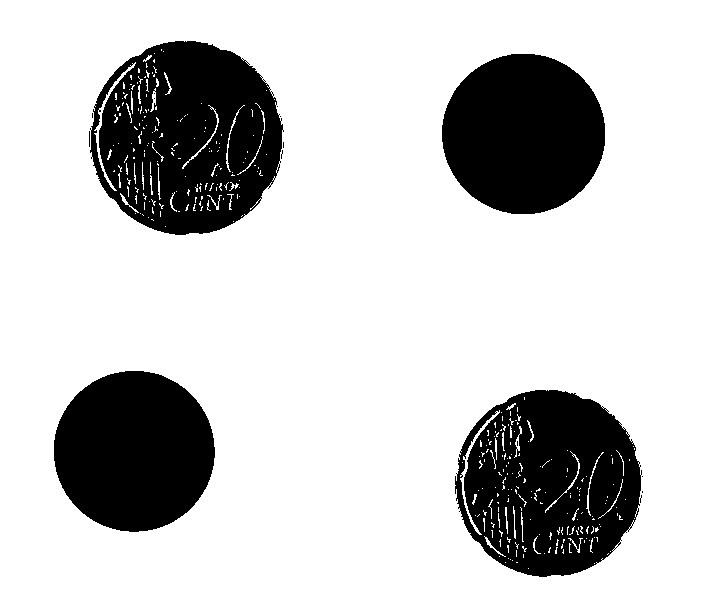
//> input picture Week3 - Binary image processing/input/erosion_example.jpg, 720 x 600 px
$ ./main   (built with g++ and OpenCV 4)
//> lines starting //> are read from the running program, lines starting //| are printed output that depends on the picture
#include <iostream>
#include <opencv2/core.hpp>
#include <opencv2/imgproc.hpp>
#include <opencv2/highgui.hpp>
#include <opencv2/opencv.hpp>

using namespace cv;
using namespace std;

int main()
{
    Mat image{imread("../input/erosion_example.jpg",IMREAD_GRAYSCALE)};
//> image is the input picture: 600 rows x 720 cols, CV_8UC1; min 0, max 255, mean 200

    //method 1: big kernel
    int kernelSize{7};

    Mat kernel1 = getStructuringElement(MORPH_ELLIPSE,Size(kernelSize, kernelSize)) ;
    //show kernel
    imshow("Kernel1", 255*kernel1);
    waitKey(0);
    destroyWindow("Kernel1");

    // dilate and show image
    Mat imageEroded;
    erode(image,imageEroded,kernel1);
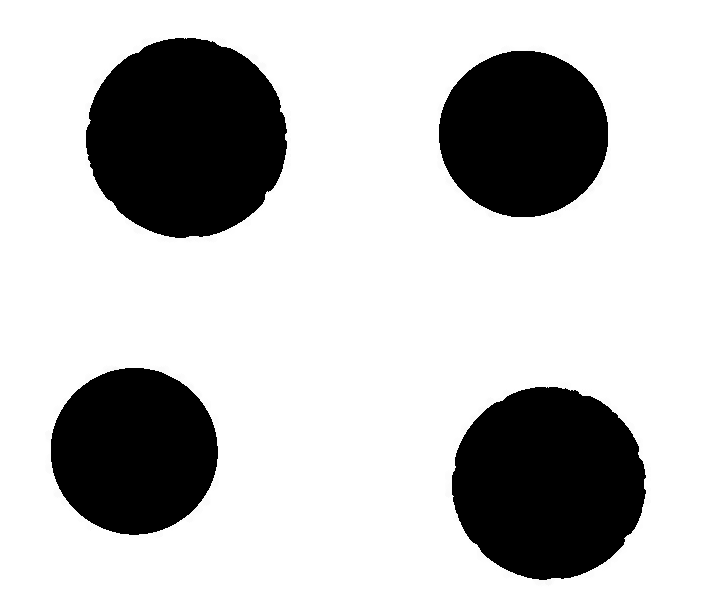
//> imageEroded: 600 rows x 720 cols, CV_8UC1; min 0, max 255, mean 193.2
    imshow("Image Eroded", imageEroded);
    waitKey(0);
    destroyWindow("Image Eroded");

    //method 2: small kernel and multiple iteraction
    kernelSize = 3;
    Mat kernel2{getStructuringElement(MORPH_ELLIPSE, Size(kernelSize, kernelSize))};
    Mat imageEroded2, imageEroded3;

    // dilate 1x
    erode(image, imageEroded2,kernel2,Point(-1,-1),1);
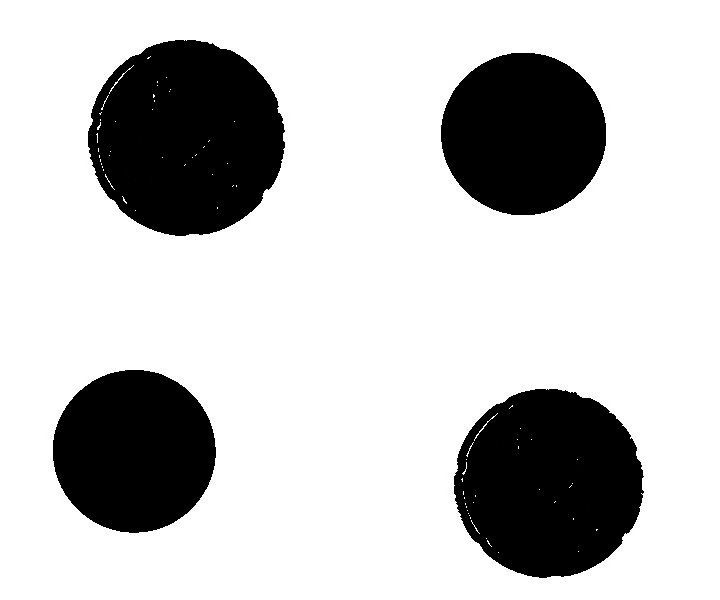
//> imageEroded2: 600 rows x 720 cols, CV_8UC1; min 0, max 255, mean 196.2
    imshow("Eroded 1x",imageEroded2);
    waitKey(0);
    destroyWindow("Eroded 1x");

    // dilate 2x
    erode(image, imageEroded3, kernel2, Point(-1,-1),2);
    imshow("Eroded 2x", imageEroded3);
    waitKey(0);
    destroyWindow("Eroded 2x");

    return 0;
}
